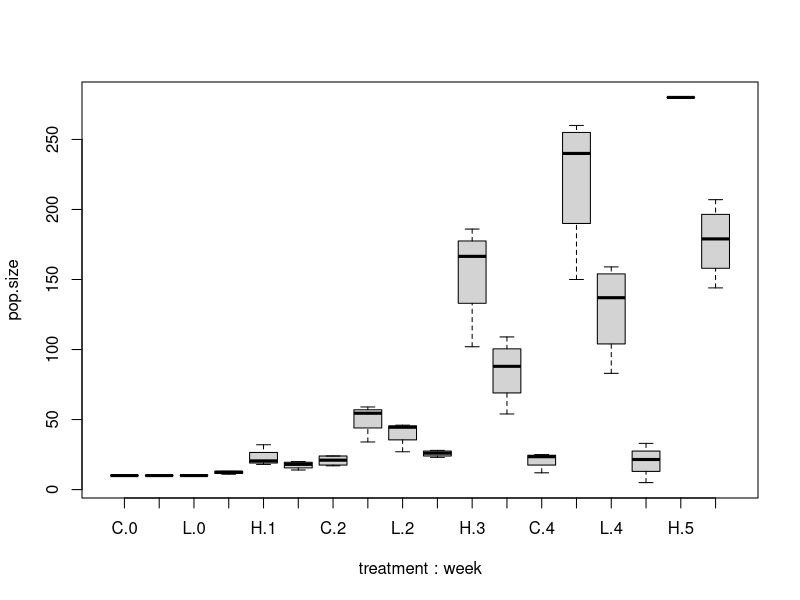
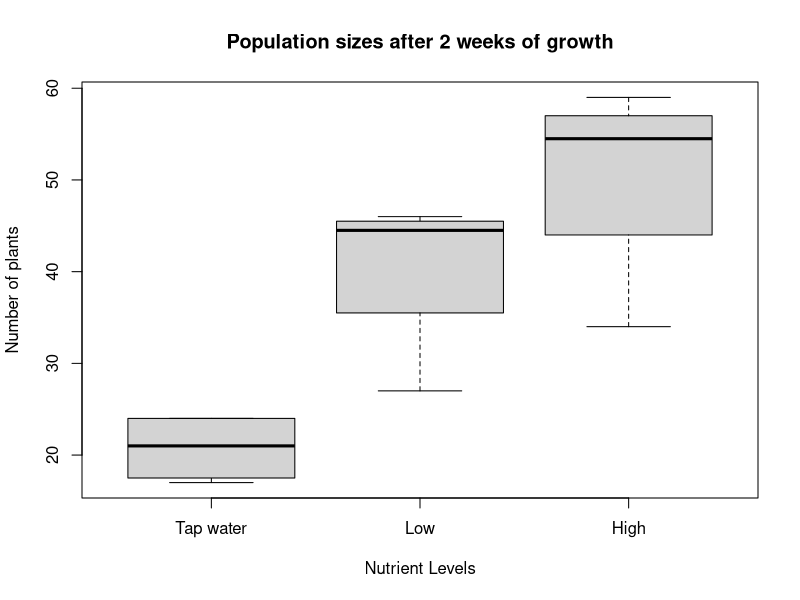
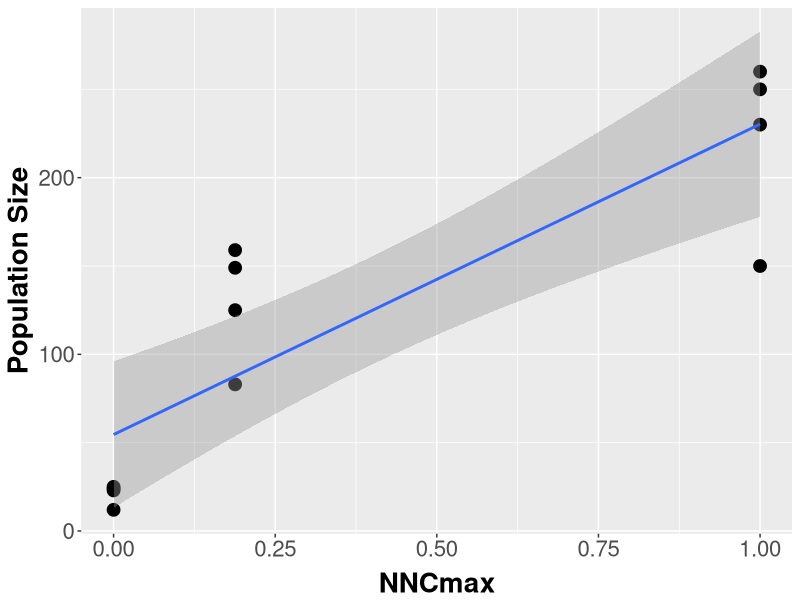
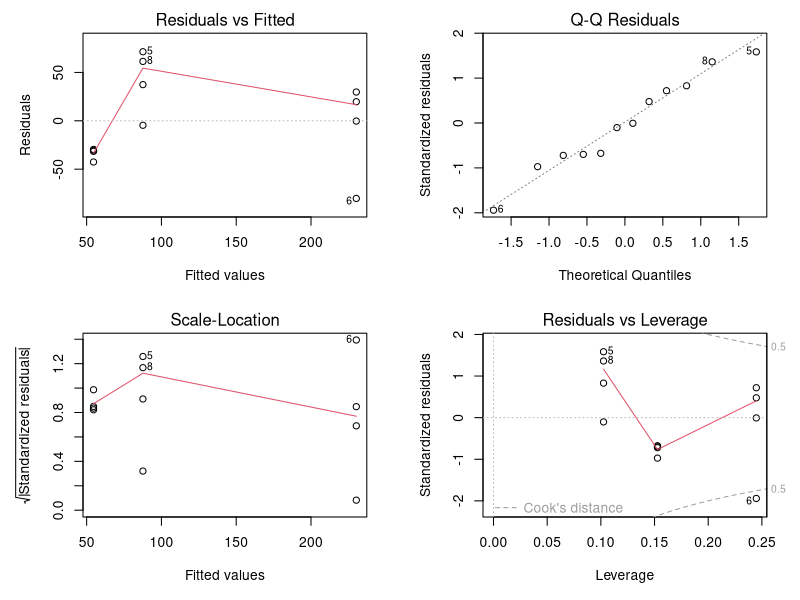

R code for these plots, in order:
# Descriptive stats on Lemna
library(dplyr)
setwd("~/Documents/Floating_Plants")
# Enter in the data
full.data <- read.csv( "Full_lemna_data.csv", header = T)
lemna <- tbl_df(full.data)
lemna # should print nicely

# Select chosen data
# Use dplyr tool "select" and rename columns in one go. 
lemna <- select(lemna, week = Week, treatment = Treatment, pop.size = Pop.size)
lemna


# Use grouping functions to let R know that treatment and week are grouping variables
by.treatment <- group_by(lemna, treatment, week)
by.treatment
pop <- summarize(by.treatment, number = mean(pop.size))
pop # This table shows us means for each treatment arranged by week. 
pop.range <- summarize(by.treatment, min = min(pop.size), max = max(pop.size))
pop.range # This shows us the range



# The five-number summary

summary.table <- with(by.treatment, (tapply(pop.size, list("nutrient"=treatment, 
                                                          "week"=week), summary)))
summary.pretty <- as.data.frame(summary.table)

names(summary.pretty) <- c("week 0", "week 1", "week 2", "week 3", "week 4", 
                         "week 5")
row.names(summary.pretty) <- c( "Control", "High", "Low")
# Let's look at a little of the data, 
# Here is the summary data for the last week
summary.pretty[, 6]


boxplot(pop.size ~ treatment*week, data=lemna)
# This is a lot to look at in one plot. Maybe it makes more sense to look
# at an individual week or two

# Week 2
week2.data <- filter( lemna, week==2)
week2.data

plotfactor <- as.factor(rep(c(1, 2, 3), 4))
boxplot(pop.size ~ plotfactor, data=week2.data, 
        names = c("Tap water", "Low", "High"), ylab = "Number of plants", 
        xlab = "Nutrient Levels", 
        main = "Population sizes after 2 weeks of growth")


# Convert treatment to NNCmax value

NNCmax <- rep(c(0, 0.188, 1.00), length.out=length(lemna$week))
lemna = tbl_df(cbind(lemna, NNCmax))

# plot week 4 population sizes
lemna5 <- filter(lemna, week == 4)

library(ggplot2)

p <- ggplot(lemna5, aes(NNCmax, (pop.size)))
            
p + geom_point(size=4) +
  ylab("Population Size") +
  theme(axis.title.x = element_text(face="bold", size=20, vjust=0),
        axis.text.x  = element_text(size=16), 
        axis.text.y = element_text(size = 16),
        axis.title.y = element_text(face = "bold", size = 20))+
  stat_smooth(method= "lm")

# The shaded area from stat_smooth is the pointwise 95% confidence interval
# this shows that this relationship might not be very linear, a conclusion further
# supported by plotting regression diagnostics below. 

# Linear regression
fit <- lm(pop.size~NNCmax, data=lemna5)
fit
summary(fit)

# Regression diagnostic plots
orig.par <- par()
par(mar = c(5, 5, 2, 2))
par(mfrow=c(2,2)) # Sets figure creation to make four plots in one page
plot(fit) # 

par(orig.par) # Returns figure creation to normal

# Take home, relationship is not linear. So what is the relationship? Let's think
# about the biology: these are growing populations. Maybe what we ought to 
# concern ourselves with are exponential population growth rates.








